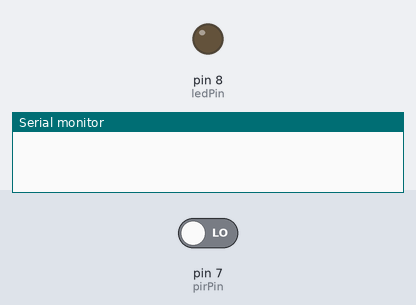
Bench run of a sketch on a simulated Arduino Uno, built with avr-gcc and run on an emulated ATmega328P. On the bench: output pins drawn as LEDs (lit = HIGH), the last lines printed to the serial monitor. The inputs (shaded band) are chosen by the test bench; at power-on: pin 7 (pirPin) LOW.

Above: at 2.8 s.
2.9 s: pin 7 (pirPin) driven HIGH
At 3.6 s:
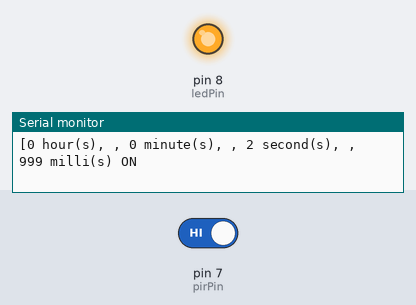
4.5 s: pin 7 (pirPin) driven LOW
At 6.3 s:
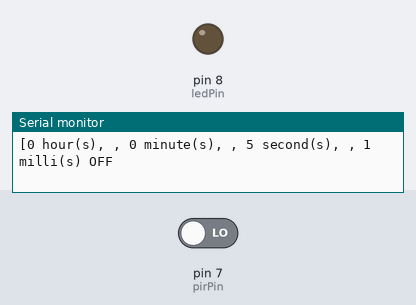
Timing chart, 0 to 7.8 s (numbered marks = the images above; inputs shaded):
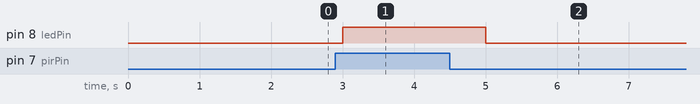

The sketch:

passiveInfrared.ino
```cpp
// ------------------------------------------------------------------------------------------------------------------------
// http://henrysbench.capnfatz.com/henrys-bench/arduino-sensors-and-input/arduino-hc-sr501-motion-sensor-tutorial/
// ------------------------------------------------------------------------------------------------------------------------
// VCC Power (5V)
// OUT inputPin
// GND Ground
// ------------------------------------------------------------------------------------------------------------------------
// When the dials are facing you
// Left: sensitivity
// Right: time delay
//   Low   High  Dial
//   mm:ss mm:ss Clock Face
//   00:03 00:04 08:00 (lowest)
//               09:30
//   01:08 01:10 11:00 (middle)
//               12:30
//   02:23 02:51 14:00 (highest)

// ========================================================================================================================
// GLOBAL
// ========================================================================================================================
// Global variables
int pirState = LOW;            // we start, assuming no motion detected
int val = 0;                   // variable for reading the pin status

String pirStatus = "OFF";

// ========================================================================================================================
// INITIALIZE HARDWARE
// ========================================================================================================================
// ------------------------------------------------------------------------------------------------------------------------
// INIT : SR501 Sensor
// ------------------------------------------------------------------------------------------------------------------------
int pirPin = 7;               // choose the input pin (for PIR sensor)
// ------------------------------------------------------------------------------------------------------------------------

// ------------------------------------------------------------------------------------------------------------------------
// INIT : LED
// ------------------------------------------------------------------------------------------------------------------------
int ledPin = 8;                // choose the pin for the LED
// ------------------------------------------------------------------------------------------------------------------------

// ========================================================================================================================
// MAIN
// ========================================================================================================================

// ------------------------------------------------------------------------------------------------------------------------
// setup
// ------------------------------------------------------------------------------------------------------------------------
void setup() {
  pinMode(ledPin, OUTPUT);      // declare LED as output
  pinMode(pirPin, INPUT);     // declare sensor as input

  Serial.begin(9600);
}

// ------------------------------------------------------------------------------------------------------------------------
// loop
// ------------------------------------------------------------------------------------------------------------------------
void loop(){
  boolean showChange = false;
  long start = millis();

  uint16_t millisHand = (start % 1000);
  uint8_t secondHand = (start / 1000) % 60;
  uint8_t minuteHand = ((start / 1000) / 60) % 60;
  uint8_t hourHand = ((start / 1000) / 60 / 60) % 60;

// ------------------------------------------------------------------------------------------------------------------------

  val = digitalRead(pirPin);  // read input value

  if (val == HIGH) {            // check if the input is HIGH
    digitalWrite(ledPin, HIGH);  // turn LED ON
    if (pirState == LOW) {
      pirStatus = "ON";

      showChange = true;
      // We only want to print on the output change, not state
      pirState = HIGH;
    }
  } else {
    digitalWrite(ledPin, LOW); // turn LED OFF
    if (pirState == HIGH){
      pirStatus = "OFF";

      showChange = true;
      // We only want to print on the output change, not state
      pirState = LOW;
    }
  }

  if(showChange)
  {
    String hh = String(hourHand) + " hour(s), ";
    String mm = String(minuteHand) + " minute(s), ";
    String ss = String(secondHand) + " second(s), ";
    String ms = String(millisHand) + " milli(s)";

    Serial.println("[" + hh + ", " + mm + ", " + ss + ", " + ms + " " + pirStatus);
    showChange = false;
  }

  delay(1000);
}
```

Measured:
- after the input at 2.9 s, pin 8 (ledPin): LOW → HIGH after 0.10 s
- after the input at 4.5 s, pin 8 (ledPin): HIGH → LOW after 0.50 s
